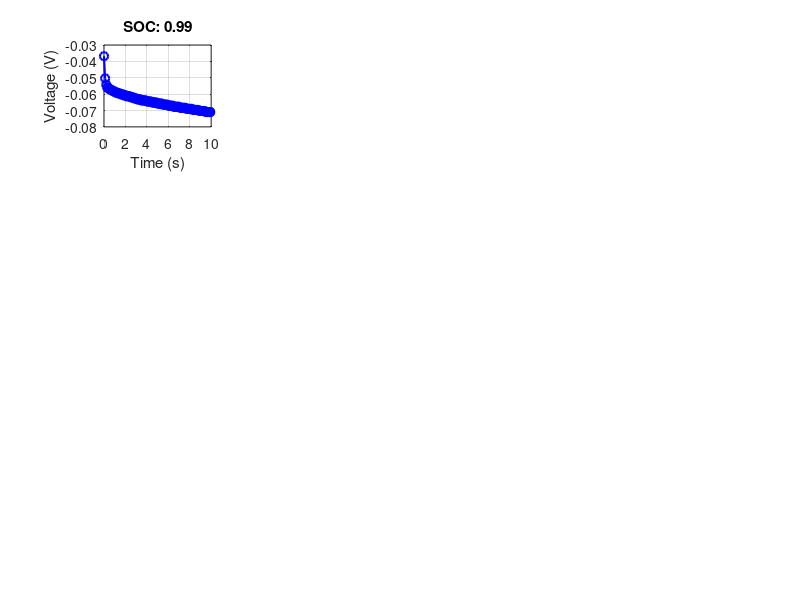

Here is the MATLAB script that generated this plot: (Note: this script raises an error after producing the figure.)
%% 전체 스크립트 시작
clc; clear; close all;

%% 1. MAT 파일 불러오기 (newStruct)
S = load('NewPulseData.mat'); 
dataAll = S.newStruct;   % dataAll(i).current, .voltage, .time, .V_final, .SOC_begin, ...
Npulse = numel(dataAll);
fprintf('NewPulseData.mat에서 총 %d개의 Discharge 펄스가 로드되었습니다.\n', Npulse);

%% 2. 각 펄스를 한 화면에 서브플롯으로 표시 + 가중치 준 1RC 모델 피팅 결과만 표시
figure;
nrows = 4;
ncols = 4;
c_mat = lines(9);  % 컬러맵

% 모델 초기 파라미터 (1RC 모델)
para0 = [0.03, 0.013, 1.5];  % [R0, R1, tau1]

for i = 1:Npulse
    subplot(nrows, ncols, i)
    
    % 데이터 추출
    x = dataAll(i).time - dataAll(i).time(1);
    y1 = dataAll(i).voltage - dataAll(i).V_final;
    I_val = mean(dataAll(i).current);
    
    % 데이터 플롯 (파란 원-선)
    plot(x, y1, 'bo-', 'LineWidth', 1.5)
    hold on; grid on;
    xlabel('Time (s)')
    ylabel('Voltage (V)')

    % SOC_begin 값으로 제목 설정
    if isfield(dataAll(i), 'SOC_begin')
        title(sprintf('SOC: %.2f', dataAll(i).SOC_begin))
    else
        title(sprintf('Pulse #%d', i))
    end
    
    % fmincon으로 [R0, R1, tau1] 최적화 (가중치 적용)
    lb = [0, 0, 1];
    ub = para0 * 10;
    weight_exp = exp(-x/0.8);  % 지수 가중치
    para_hat = fmincon(@(p) func_cost(y1, p, x, I_val, weight_exp), ...
                       para0, [], [], [], [], lb, ub);

    % (추가) 파라미터 출력
    fprintf('Pulse #%d fitted: R0=%.4f, R1=%.4f, tau1=%.4f\n', ...
        i, para_hat(1), para_hat(2), para_hat(3));

    % 피팅된 모델 곡선
    y_model_hat = func_1RC(x, I_val, para_hat);
    plot(x, y_model_hat, '-', 'Color', c_mat(4,:), 'LineWidth', 1.5)
    
    legend({'data', 'fitted (weighted)'}, 'FontSize',8, 'Location','best')
    
    % 축 범위 자동 맞춤
    axis tight;  
    ylims = ylim;
    y_margin = 0.1 * (ylims(2) - ylims(1));
    ylim([ylims(1) - y_margin,  ylims(2) + y_margin]);

    hold off;
end

%% -----------------------------------------------------------------------
%% 함수 정의
function y = func_1RC(time, I, para)
    R0   = para(1);
    R1   = para(2);
    tau1 = para(3);
    y = I * R0 + I * R1 .* (1 - exp(-time / tau1));
end

function cost = func_cost(y_data, para, t, I, weight)
    y_model = func_1RC(t, I, para);
    cost = sqrt(mean(((y_data - y_model) .* weight).^2));  % RMSE
end
